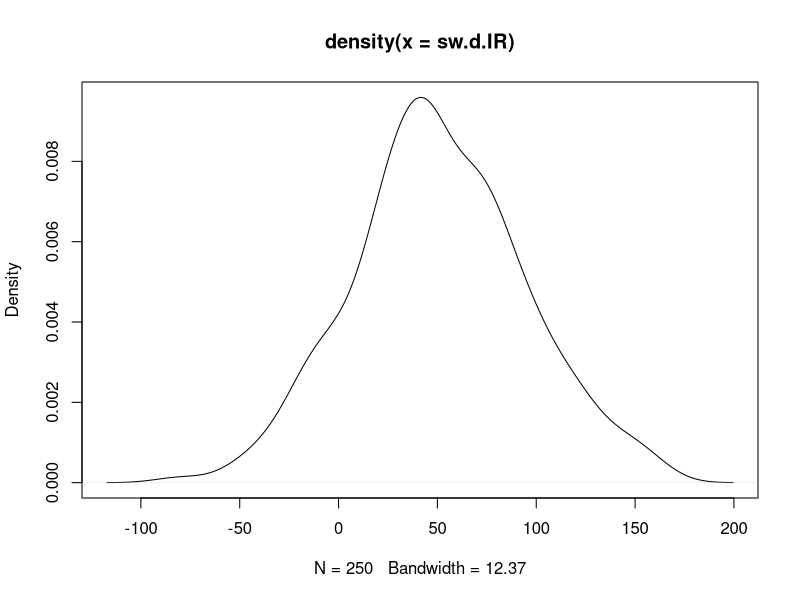
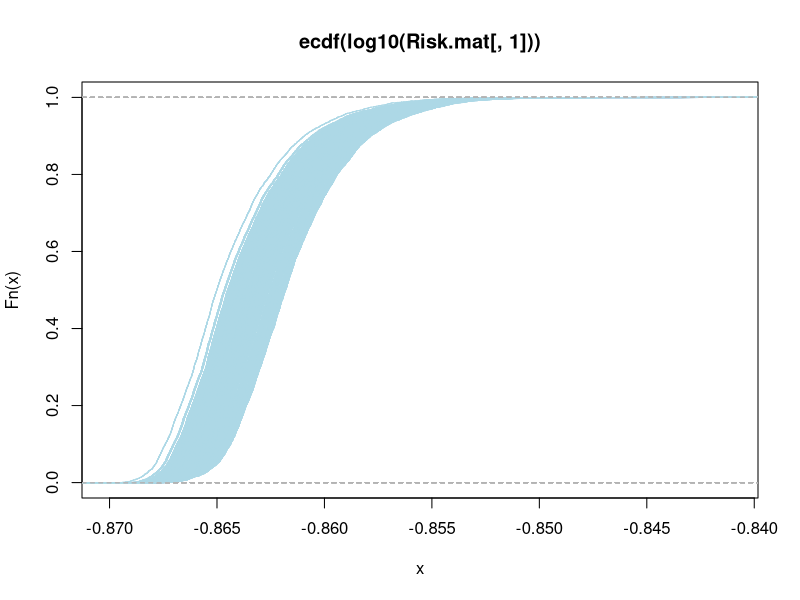

Write R code to recreate these figures, in order. (Note: this script raises an error after producing the figures.)
## ---- chunk 1
# A 2-D Monte Carlo simulation for the daily microbial exposure from drinking
# water consumption, swimming in surface water, and shellfish consumption
# for Example 6.18 from Quantitative Microbial Risk Assessment, 2nd Edition
# by Charles N. Haas, Joan B. Rose, and Charles P. Gerba. (Wiley, 2014).

# Copyright (c) Jane Pouzou
# License: CC BY-SA 4.0 - https://creativecommons.org/licenses/by-sa/4.0/

# ---------------------------------------------------------------------
# Clear workspace
# ---------------------------------------------------------------------

# Clear the workspace, unless you are running in knitr context.
if (!isTRUE(getOption('knitr.in.progress'))) {
    closeAllConnections()
    rm(list = ls())
}

# ---------------------------------------------------------------------
# Set options
# ---------------------------------------------------------------------

# Set display options for use with the print() function.
options(digits = 5)

# ---------------------------------------------------------------------
# Define variables
# ---------------------------------------------------------------------

# Define the deterministic factors.
shell.viral.load <- 1     # Shellfish viral loading (viruses/g)
dw.viral.load <- 0.001    # Drinking water viral loading (viruses/L)
shell.cons <- 0.135       # Shellfish consumption (viruses/day)
sw.viral.load <- 0.1      # Swmming in surface water viral loading (viruses/L)
sw.frequency <- 7         # Swimming frequency (swims/year)

# Define an integer to use when setting the seed of the random number generator.
seed <- 1

# Define a function to calculate estimated exposure risk.
Risk.fcn <- function(shell.vl, shell.cons, water.cons.L, dw.vl, sw.vl,
                     sw.daily.IR, sw.duration, sw.frequency) {
    ((shell.vl * shell.cons) + (water.cons.L * dw.vl) +
       ((sw.vl * (sw.daily.IR * sw.duration * sw.frequency)) / 365 / 1000))
}

# Define an empty matrix to hold the simulation results.
Risk.mat <- matrix(as.numeric(NA), nrow = 5000, ncol = 250)

# ---------------------------------------------------------------------
# Perform a 2-D Monte Carlo simulation
# ---------------------------------------------------------------------

# Generate 250 random samples from a normal distribution to estimate 
# ingestion rate (IR) in mL of surface water. The standard deviation 
# value of 45 used here is a fictitious example.
set.seed(seed)
sw.d.IR <- rnorm(250, mean = 50, sd = 45)

# Plot the kernel density estimates for surface water.
plot(density(sw.d.IR))

# Run 250 iterations of a 5000-sample simulation.
for (i in 1:250) {
    # Generate 5000 random samples from a log-normal distribution to estimate 
    # exposure from consumption of drinking water (ml/day). Divide by 1000 
    # mL/L to get consumption in liters/day.  Values for meanlog and sdlog 
    # are from the QMRA textbook (Haas et al. 2014), page 216, Table 6.30.
    set.seed(seed)
    water.cons.L <- rlnorm(n = 5000, meanlog = 7.49, sdlog = 0.407) / 1000
    
    # Plot the kernel density estimates for drinking water.
    #plot(density(water.cons.L))  # Uncomment this if you want to see these.
    
    # Sample 5000 times from a discrete distribution of swim duration with 
    # assigned probabilities of each outcome. These values are hypothetical 
    # and are not found in the text, but are defined here to provide an 
    # example of sampling from a discrete distribution.
    set.seed(seed)
    swim.duration <- sample(x = c(0.5, 1, 2, 2.6), size = 5000, 
                            replace = TRUE, prob = c(0.1, 0.1, 0.2, 0.6))
    
    # Compute 5000 daily dose simulations and store as a vector in a matrix.
    Risk.mat[,i] <- sapply(1:5000, function(j) 
        # Define a function to calculate esimated microbial exposure risk.
        Risk.fcn(water.cons.L = water.cons.L[j],
                 sw.duration = swim.duration[j],
                 shell.vl = shell.viral.load,
                 dw.vl = dw.viral.load,
                 shell.cons = shell.cons,
                 sw.vl = sw.viral.load,
                 sw.daily.IR = sw.d.IR[i],
                 sw.frequency = sw.frequency))
}

# Plot the empirical cumulative distribution for the first iteration.
plot(ecdf(log10(Risk.mat[, 1])))

# Plot empirical cumulative distributions for additional iterations in blue.
for (j in 2:250) {
    plot(ecdf(log10(Risk.mat[, j])), col = "lightblue", add = TRUE)
}

# ---------------------------------------------------------------------
# Repeat the simulation with mc2d
# ---------------------------------------------------------------------

# There are multiple ways to run the 2-D simulation depending on the 
# desired output. We will use mc() and mcmodelcut() from the mc2d package.

# Define a function to conditionally install and load a package.
load.pkg <- function(pkg) {
    if (! suppressWarnings(require(pkg, character.only = TRUE)) ) {
        install.packages(pkg, repos = 'http://cran.r-project.org')
        library(pkg, character.only = TRUE, quietly = TRUE)
    }
}

# Load required packages, installing first if necessary.
suppressMessages(load.pkg("mc2d"))
suppressMessages(load.pkg("PBSmodelling"))  # For unpackList()
# Or use library() and take your chances...

# Define an integer to use when setting the seed of the random number generator.
seed <- 1

# Set the number of simulations in the variability dimension.
ndvar(5000)

# Set the number of simulations in the uncertainty dimension. 
ndunc(250)

# Define a function to create mcnode objects for use by mc() and mcmodelcut().
create_mcnode_objects <- function() {
    # Values from Example 6.18 from Quantitative Microbial Risk Assessment, 
    # 2nd Edition by Charles N. Haas, Joan B. Rose, and Charles P. Gerba. 
    # (Wiley, 2014), pp. 215-216. Other fictitious values are noted below.
    
    # Return a list of mcnode objects.
    return(list(
        # Shellfish viral loading (viruses/g):
        shellfish.vl = mcstoc(runif, type = "V", min = 1, max = 1),
        # Shellfish consumption (g/day):
        shellfish.cons.g = mcstoc(runif, type = "V", min = 0.135, max = 0.135),
        # Drinking water viral loading (viruses/L):
        dw.vl = mcstoc(runif, type = "V", min = 0.001, max = 0.001),
        # Drinking water consumption (L/day):
        dw.cons.L = mcstoc(rlnorm, type = "V", meanlog = 7.49, sdlog = 0.407, 
                           seed = seed) / 1000,
        # Swmming in surface water viral loading (viruses/L):
        sw.vl = mcstoc(runif, type = "V", min = 0.1, max = 0.1),
        # Swimming daily ingenstion rate (mL/hour): fictitious sd = 45
        sw.daily.IR = mcstoc(rnorm, type = "U", mean = 50, sd = 45, 
                             seed = seed, rtrunc = TRUE, linf = 0),
        # Swimming duration (hours): fictitious discrete distribution
        sw.duration = mcstoc(rempiricalD, type = "V", 
                             values = c(0.5, 1, 2, 2.6), 
                             prob = c(0.1, 0.1, 0.2, 0.6)),
        # Swimming frequency (swims/year):
        sw.frequency = mcstoc(runif, type = "V", min = 7, max = 7)))
}

# Define a function to estimate exposure risk from mcnode objects.
calc_dose <- function(mcnodes) {
    with(mcnodes, ((shellfish.vl * shellfish.cons.g) + (dw.vl * dw.cons.L) +
       ((sw.vl * (sw.daily.IR * sw.duration * sw.frequency)) / 365 / 1000)))
}

# Create a Monte Carlo object from a set of mcnode objects.
dose1 <- mc(calc_dose(create_mcnode_objects()))

# Plot the Monte Carlo object.
plot(dose1)

# Get the item names of the mcnode object list to use with mcmodelcut().
mcnode.names <- names(create_mcnode_objects())

# Build (in three blocks) a mcmodelcut object for evaluation by evalmccut().
dosemccut <- mcmodelcut({
    # Block 1: Evaluate all of the 0, V and U nodes, returning mcnode objects.
    { unpackList(create_mcnode_objects()) }
    
    # Block2: Evaluate all of the VU nodes and return an mc object.
    { dose2 <- calc_dose(mget(mcnode.names))
      dosemod <- do.call(mc, mget(c(mcnode.names, "dose2"))) }

    # Block 3: Return a list of statistics refering to the mc object.
    { list(sum = summary(dosemod), plot = plot(dosemod, draw = FALSE)) }
})

# Evaluate the 2-D Monte Carlo model using a loop on the uncertainty dimension.
# Capture the text output and print when finished to save space in the report.
capture.output(x <- evalmccut(dosemccut, nsv = 5000, nsu = 250, seed = seed))
summary(x)
plot(x)
